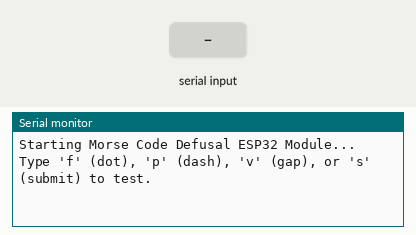
This program was run on a simulated Seeed XIAO ESP32-S3. Shown: the last lines printed to the serial monitor. Inputs (shaded band) come from the test bench.

Above: at 3.2 s.
3.3 s: "f\n" received over Serial
At 4.4 s:
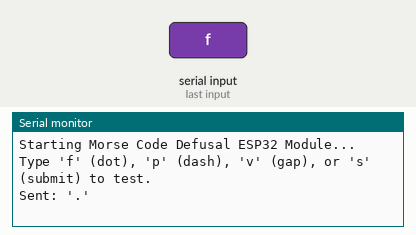
4.8 s: "f\n" received over the second serial link
At 5.5 s:
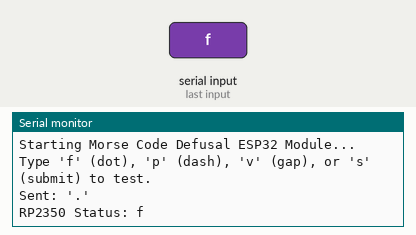
6.3 s: "v\n" received over Serial
At 6.7 s:
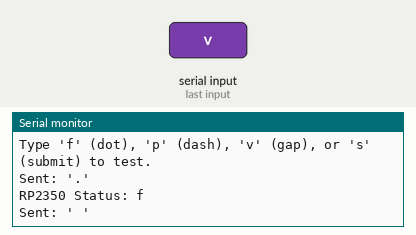
7.8 s: "p\n" received over the second serial link
At 9.0 s:
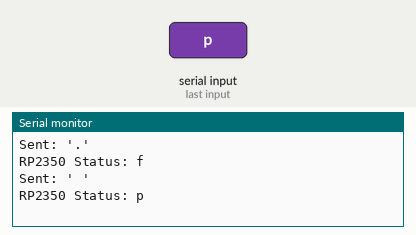
9.3 s: "s\n" received over Serial
At 10.2 s:
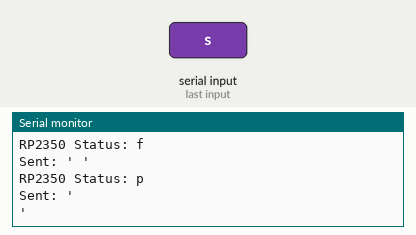
10.8 s: "v\n" received over the second serial link
At 11.3 s:
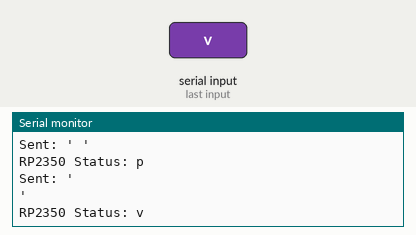

The program:

main.cpp
```cpp
// I ain't finish training the model yet
// Updated code will come soon
// Test code rn works for UART Communication
// This old code is just a placeholder
// Until I finish debugging my curr

#include <Arduino.h>

// Initialize Hardware UART on UART1
HardwareSerial RP_UART(1);

#define RP2350_TXD_PIN 43  // D6 - Connects to RP2350 RX (GP9)
#define RP2350_RXD_PIN 44  // D7 - Connects to RP2350 TX (GP8)
#define UART_BAUD 115200

void setup() {
    Serial.begin(115200);
    RP_UART.begin(UART_BAUD, SERIAL_8N1, RP2350_RXD_PIN, RP2350_TXD_PIN);

    delay(2000); // Give USB serial time to connect
    Serial.println("Starting Morse Code Defusal ESP32 Module...");
    Serial.println("Type 'f' (dot), 'p' (dash), 'v' (gap), or 's' (submit) to test.");
}

void loop() {
    // 1. Read from the Arduino USB Serial Monitor and send to RP2350
    if (Serial.available()) {
        char c = Serial.read();
        char morse_char = 0;

        switch(c) {
            case 'f': morse_char = '.'; break;
            case 'p': morse_char = '-'; break;
            case 'v': morse_char = ' '; break;
            case 's': morse_char = '\n'; break;
        }

        if (morse_char != 0) {
            RP_UART.write(morse_char);
            Serial.printf("Sent: '%c'\n", morse_char);
        }
    }

    // 2. Read incoming status messages from the RP2350
    if (RP_UART.available()) {
        String incomingMessage = RP_UART.readStringUntil('\n');
        Serial.printf("RP2350 Status: %s\n", incomingMessage.c_str());
    }
}
```

Measured:
- after the input at 3.3 s, the serial monitor: prints a new line at once (image 1)
- after the input at 4.8 s, the serial monitor: prints a new line at once (image 2)
- after the input at 6.3 s, the serial monitor: prints a new line at once (image 3)
- after the input at 7.8 s, the serial monitor: prints a new line at once (image 4)
- after the input at 9.3 s, the serial monitor: prints a new line at once (image 5)
- after the input at 10.8 s, the serial monitor: prints a new line at once (image 6)
